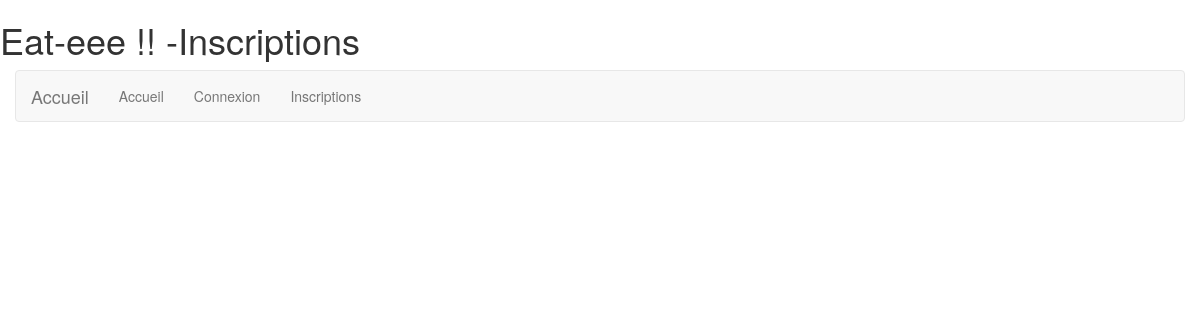
Before: / with the older database file.
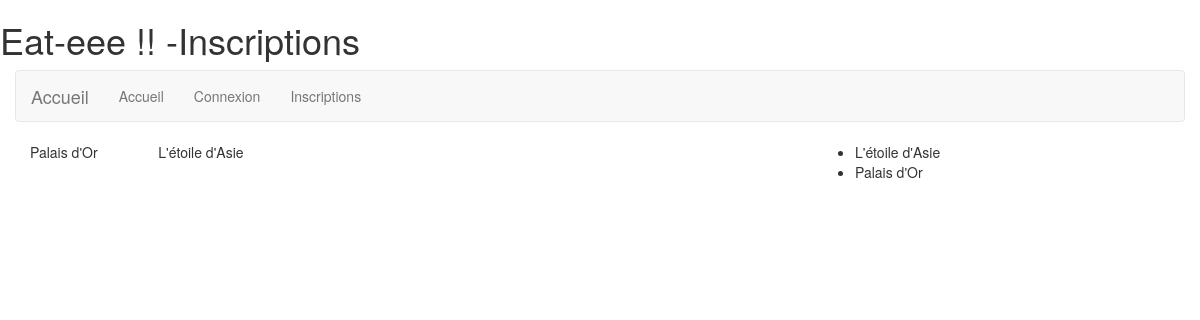
After: the same page with the newer database file.
### tables this page shows
CREATE TABLE `restaurants` (
  `ID` int(11) NOT NULL,
  `name` varchar(75) NOT NULL,
  `adress` varchar(150) NOT NULL,
  `city` varchar(50) NOT NULL,
  `zipcode` varchar(5) NOT NULL,
  `telephone` varchar(15) NOT NULL,
  `email` varchar(250) NOT NULL,
  `image` varchar(50) NOT NULL
);

### index.php (the view, shortened to what this page needs)
<?php
include('include/connexion.inc.php');
$bdd->setAttribute(PDO::ATTR_ERRMODE, PDO::ERRMODE_EXCEPTION);
$response = $bdd->query('SELECT * FROM restaurants ORDER BY name');
$data = $response->fetchAll(PDO::FETCH_ASSOC);
$bdd->setAttribute(PDO::ATTR_ERRMODE, PDO::ERRMODE_EXCEPTION);
$response1 = $bdd->query('SELECT * FROM restaurants ORDER BY RAND() LIMIT 6');
$data1 = $response1->fetchAll(PDO::FETCH_ASSOC);
?>
<!DOCTYPE html>
<html lang="fr">
<head>
	<link rel="stylesheet" href="https://maxcdn.bootstrapcdn.com/bootstrap/3.0.0/css/bootstrap.min.css">
	<link rel="stylesheet" href="styles/style.css">
</head>
<body>
	<header>
		<h1>
			Eat-eee !! -Inscriptions
		</h1>
	</header>
	<main>
		<div class="container-fluid">
			<div class="row">
				<div class="col-md-12">
					<?php
					require('include/menu.inc.php');
					?>
				</div>
			</div>
			<div class="row">
				<div class="col-md-8">
					<?php
						if(!empty($data1))
							foreach ($data1 as $value) {
								echo'<div class="col-md-2 restaurant">'.htmlspecialchars($value['name']).'</div>';
							}
					 ?>
				</div>
				<div class="col-md-2">
					<?php
						if (!empty($data)) {
							echo '<ul>';
							foreach ($data as $value) {
								echo "<li>".htmlspecialchars($value['name']) ."</li>";
								}
							echo'</ul>';
							}
						?>
				</div>
			</div>
		</div>
	</main>
</body>
</html>

Changed rows visible on the page:
added restaurants: name "Palais d'Or"
added restaurants: name "L'étoile d'Asie"
